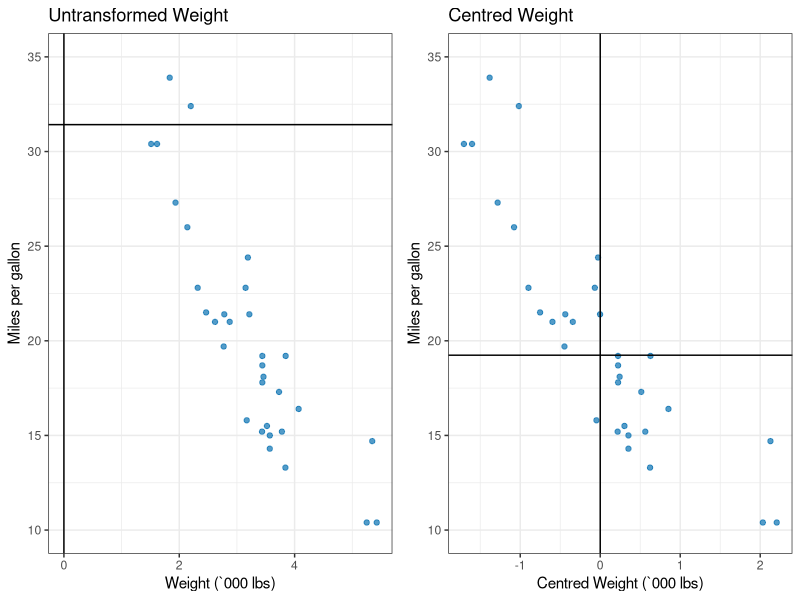
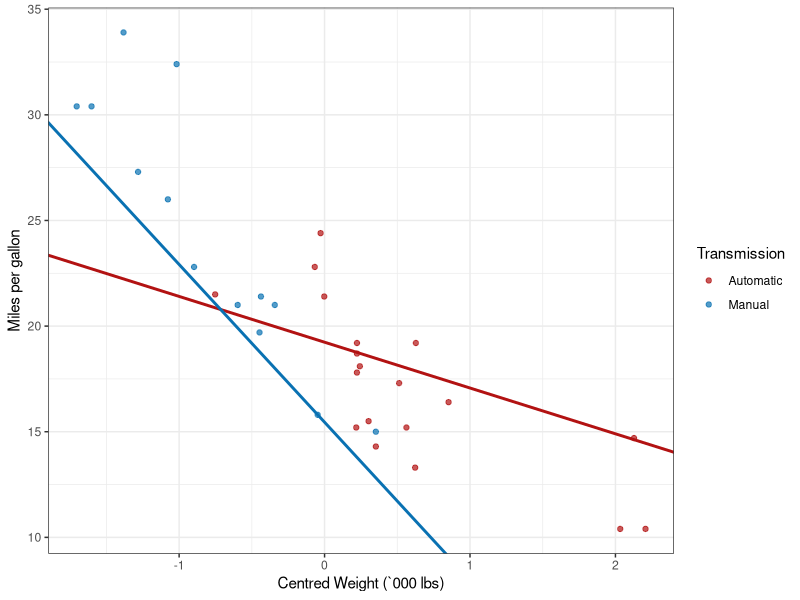

The R source for these figures, in order:
## ---- chunk 1
data(mtcars)
mtcars$am.f <- as.factor(mtcars$am); levels(mtcars$am.f) <- c("Automatic", "Manual")

# Build the model
model <- lm(mpg ~ wt + am.f + wt * am.f, data = mtcars)
summary(model)$coef
## ---- chunk 2
library(ggplot2); library(gridExtra)
g1 <- ggplot(data=mtcars, aes(x=wt, y=mpg)) + 
        geom_point(alpha = 0.7, colour = "#0971B2") +
        ylab("Miles per gallon") + 
        ylim(10, 35) +
        xlab("Weight (`000 lbs)") +
        ggtitle("Untransformed Weight") +     
        geom_hline(yintercept = 31.42) +
        geom_vline(xintercept = 0) +
        theme_bw()

mtcars$centred.wt <- mtcars$wt - mean(mtcars$wt)
g2 <- ggplot(data=mtcars, aes(x=centred.wt, y=mpg)) + 
        geom_point(alpha = 0.7, colour = "#0971B2") +
        ylab("Miles per gallon") + 
        ylim(10, 35) +
        xlab("Centred Weight (`000 lbs)") +
        ggtitle("Centred Weight") +  
        geom_hline(yintercept = 19.24) +
        geom_vline(xintercept = 0) +
        theme_bw()

grid.arrange(g1, g2, nrow = 1, ncol = 2)
## ---- chunk 3
centred.model <- lm(mpg ~ I(wt - mean(wt)) + am.f + I(wt - mean(wt)) * am.f, data = mtcars)
summary(centred.model)$coef
## ---- chunk 4
library(ggplot2)
gp <- ggplot(data=mtcars, aes(x=centred.wt, y=mpg, colour=am.f)) + 
        geom_point(alpha = 0.7) +
        geom_abline(intercept = coef(centred.model)[1], slope = coef(centred.model)[3], 
                    size = 1, color = "#B21212") +
        geom_abline(intercept = coef(centred.model)[1] + coef(centred.model)[2], 
                    slope = coef(centred.model)[3] + coef(centred.model)[4], 
                    size = 1, color = "#0971B2") +
        scale_colour_manual(name="Transmission",  values =c("#B21212", "#0971B2")) +
        ylab("Miles per gallon") +    
        xlab("Centred Weight (`000 lbs)") +
        theme_bw()
gp
## ---- chunk 5
centred.model.auto <- lm(mpg ~ I(wt - mean(mtcars$wt)), data = mtcars[mtcars$am == 0, ])
centred.model.manual <- lm(mpg ~ I(wt - mean(mtcars$wt)), data = mtcars[mtcars$am == 1, ])
## ---- chunk 6
manual.car <- data.frame(wt = 2.620)
auto.car <- data.frame(wt = 3.570)

# CI for mean
manual.ci <- predict(centred.model.manual, newdata = manual.car, 
                     interval = ("confidence"), level = 0.95)
auto.ci <- predict(centred.model.auto, newdata = auto.car, 
                   interval = ("confidence"), level = 0.95)
## ---- chunk 7
new.cars <- data.frame(wt = 2)

# Prediction interval for new values
manual.predict.ci <- predict(centred.model.manual, newdata = new.cars, 
                             interval = ("prediction"), level = 0.95)
auto.predict.ci <- predict(centred.model.auto, newdata = new.cars, 
                           interval = ("prediction"), level = 0.95)
